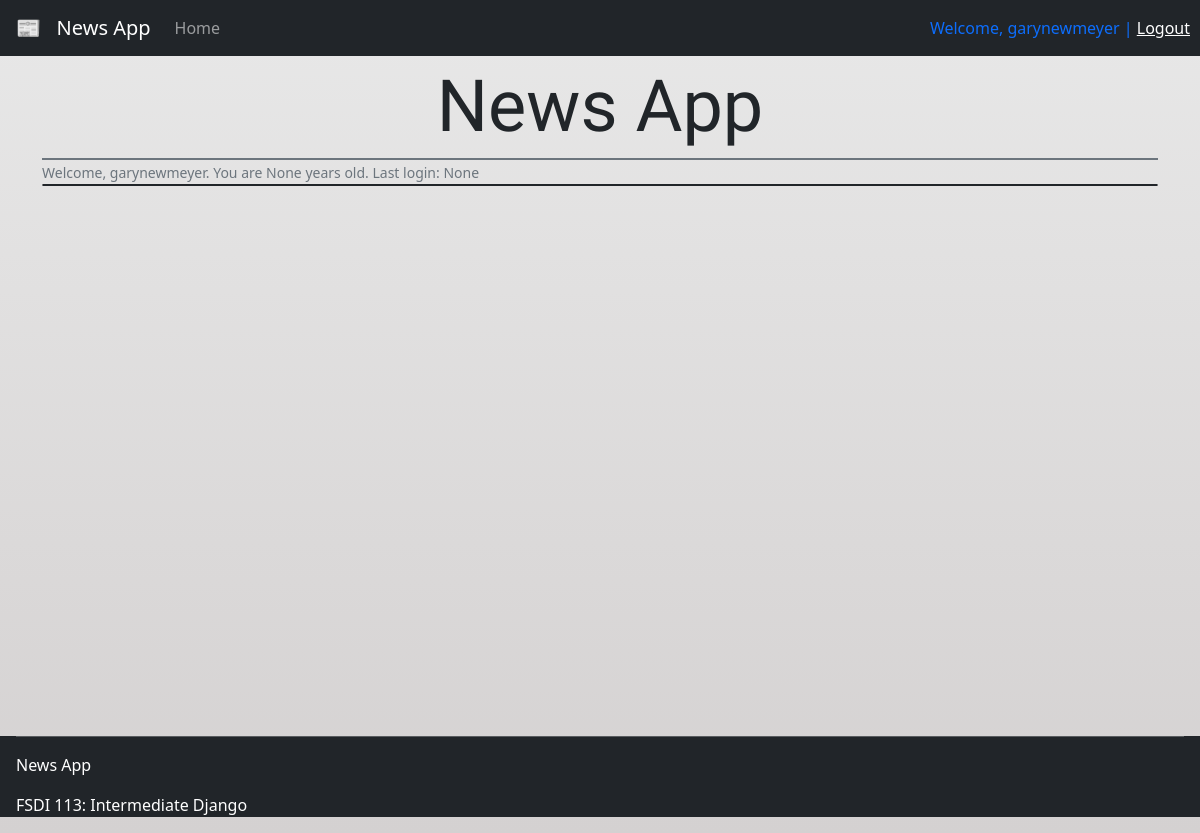
The app's page / (signed in), older data.
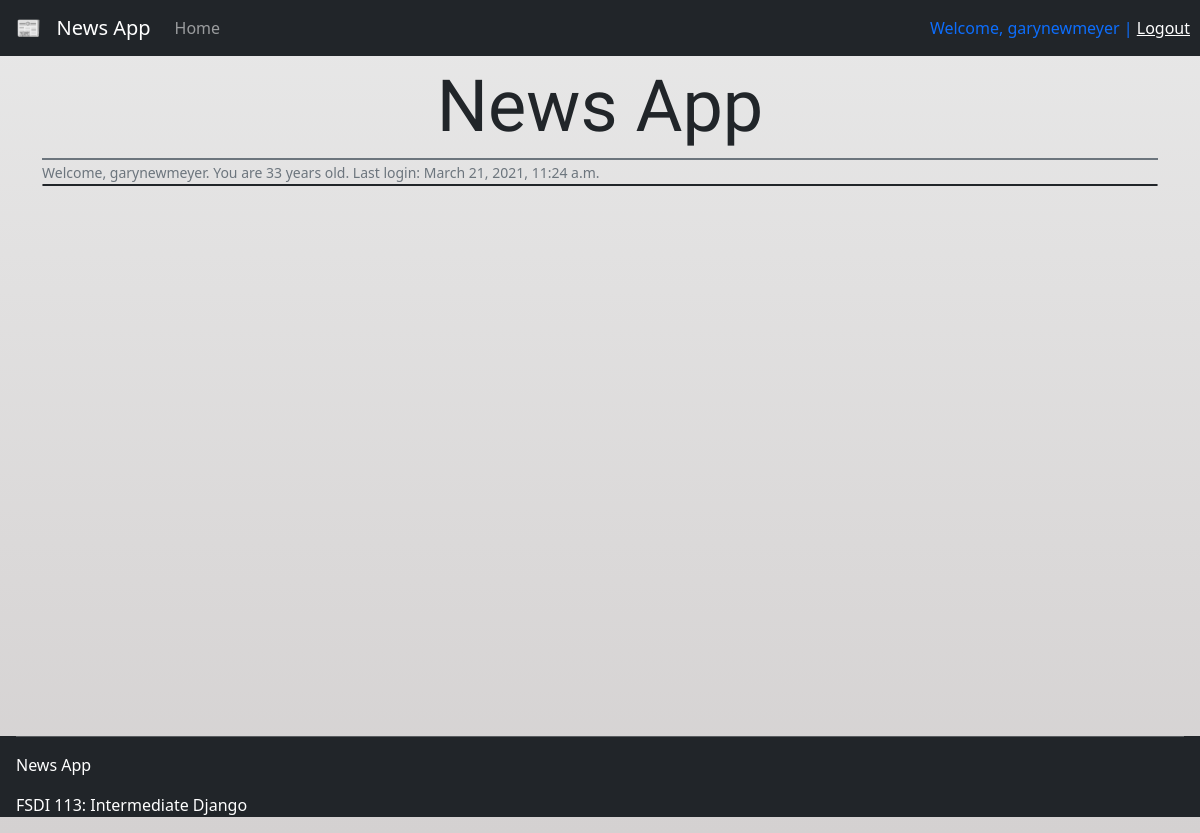
The same page, newer data.
### accounts/models.py (models this page shows)
class CustomUser(AbstractUser):
    age = models.PositiveIntegerField(null=True, blank=True)

### pages/views.py (the view)
# urls.py: path('', HomePageView.as_view(), name='home'),
class HomePageView(TemplateView):
    template_name = 'home.html'

### templates/home.html (shortened to what this page needs)
{% extends "base.html" %}
{% block content %}
<div class="container pt-3">
    <h1 class="display-2 mt-5 text-center g-font">News App</h1>
    <div class="divider bg-primary border border-secondary"></div>
    {% if user.is_authenticated %}
    <div>
        <small class="text-muted">Welcome, {{user.username}}. You are {{user.age}} years old. Last login: {{user.last_login}}</small>
    </div>
    <div class="all-pages border border-dark rounded">
    </div>
    {% endif %}
</div>
{% endblock content %}

### templates/base.html (shortened to what this page needs)
<!DOCTYPE html>
<html lang="en">
<head>
    {% load static %}
    <link rel="stylesheet" href="{% static '/css/styles.css' %}">
    <link href="https://cdn.jsdelivr.net/npm/bootstrap@5.0.0-beta2/dist/css/bootstrap.min.css" rel="stylesheet">
    <link rel="stylesheet" href="https://pro.fontawesome.com/releases/v5.10.0/css/all.css"/>
</head>
<body>
    <nav class="navbar navbar-expand-lg navbar-dark bg-dark fixed-top mb-5">
        <a class="navbar-brand mx-3" href="{% url 'home' %}">📰 &nbsp News App</a>
        <div class="collapse navbar-collapse" id="navbarNavAltMarkup">
            <ul class="navbar-nav mr-auto">
                <li class="nav-item">
                    <a class="nav-link" href="{% url 'home' %}">Home</a>
                </li>
            </ul>
            {% if user.is_authenticated %}
                <span class="navbar-text text-primary nav-log">
                    Welcome, {{user.username}} | <a href="{% url 'logout' %}">Logout</a>
                </span>
            {% else %}
                <span class="navbar-text text-warning nav-log">
                    You are not logged in | <a class="text-warning" href="{% url 'login' %}">Login</a>&nbsp| <a class="text-warning" href="{% url 'signup' %}">Signup</a>
                </span>
            {% endif %}
        </div>
    </nav>
    <main>
        {% block content %}
        {% endblock content %}
    </main>
    <footer class="px-3 text-white bg-dark">
        <hr>
        <p>News App</p>
        <p>FSDI 113: Intermediate Django</p>
    </footer>
</body>
</html>

### pages/static/css/styles.css (style rules this page uses)
body { background-image: linear-gradient(#E8E8E8, #d4d1d1); }
.container { min-height: 90vh; }
.nav-log { margin-left: auto; margin-right: 10px; }
.g-font { font-family: 'Oswald', sans-serif; }
footer { min-height: 10vh; }

Row changes from the older to the newer data that the page shows:
changed CustomUser "garynewmeyer": age "None" → "33"; last_login "None" → "March 21, 2021, 11:24 a.m."
